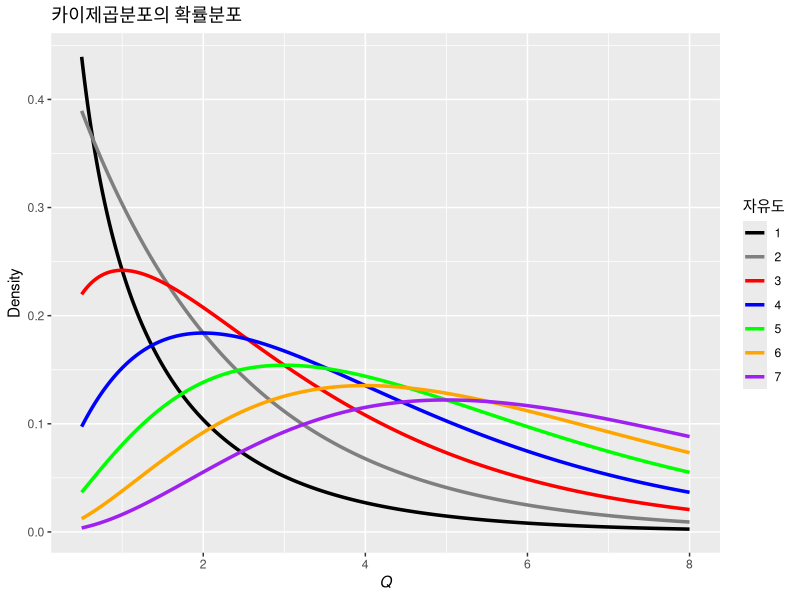
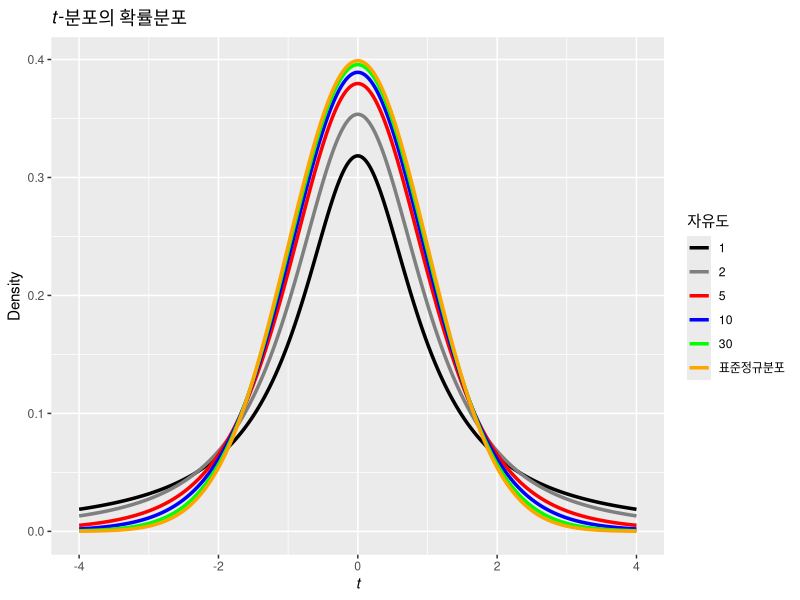
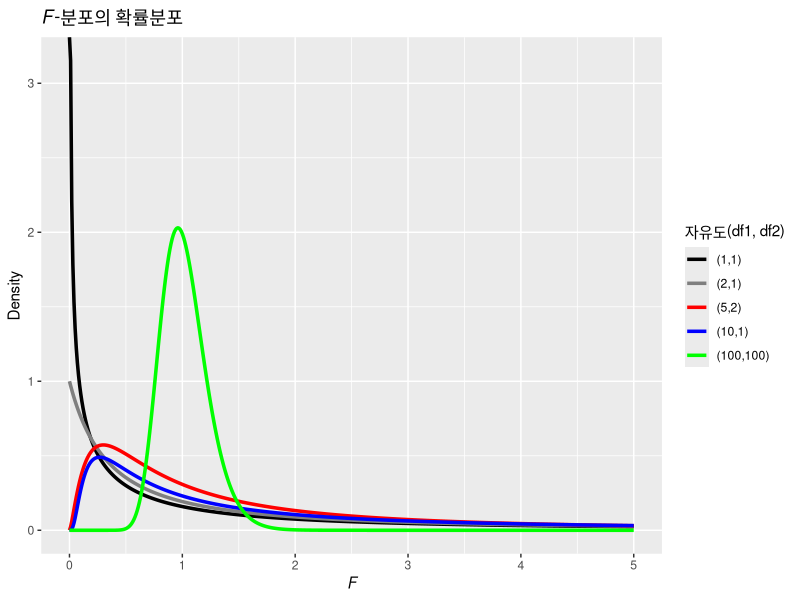

R code for these plots, in order:
## ---- chunk 1
library(ggplot2);library(gridExtra);library(reshape2)


z=seq(0.5, 8,0.01)
chdata=data.frame(z, df1=dchisq(z,df=1),df2=dchisq(z,df=2),df3=dchisq(z,df=3),df4=dchisq(z,df=4),df5=dchisq(z,df=5),df6=dchisq(z,df=6),df7=dchisq(z,df=7))
chmelt=melt(chdata,id="z",variable.name="DF")

sstr=strsplit(as.character(chmelt$DF),"df")
chmelt$DF=as.numeric(sapply(1:nrow(chmelt),function(x){sstr[[x]][2]}))


g1=ggplot(chmelt,aes(z,value,colour=factor(DF)))+geom_line(size=1.2)+xlab(expression(italic(Q)))+ylab("Density")+ggtitle("카이제곱분포의 확률분포")
g1+labs(colour = "자유도")+scale_color_manual(values=c("black","grey50","red","blue","green","orange","purple"))
## ---- chunk 2
z=seq(-4, 4,0.01)
chdata=data.frame(z, df1=dt(z,df=1),df2=dt(z,df=2),df5=dt(z,df=5),df10=dt(z,df=10),df30=dt(z,df=30),df100=dnorm(z))
chmelt=melt(chdata,id="z",variable.name="DF")

sstr=strsplit(as.character(chmelt$DF),"df")
chmelt$DF=as.numeric(sapply(1:nrow(chmelt),function(x){sstr[[x]][2]}))

legend_label=c("1","2","5","10","30","표준정규분포")
g1=ggplot(chmelt,aes(z,value,colour=factor(DF,labels=legend_label)))+geom_line(size=1.2)+xlab(expression(italic(t)))+ylab("Density")+ggtitle(expression(paste(italic(t),"-분포의 확률분포",sep="")))
g1+labs(colour = "자유도")+scale_color_manual(values=c("black","grey50","red","blue","green","orange"))
## ---- chunk 3
z=seq(0, 5,0.01)
chdata=data.frame(z, df1_1=df(z,df1=1,df2=1),df2_1=df(z,df1=2,df2=1),df5_2=df(z,df1=5,df2=2),df10_1=df(z,df1=10,df2=1),df100_100=df(z,df1=100,df2=100))
chmelt=melt(chdata,id="z",variable.name="DF")

sstr=strsplit(as.character(chmelt$DF),"df")
sstr2=sapply(1:nrow(chmelt),function(x){sstr[[x]][2]})
chmelt$DF=factor(sstr2,levels=c("1_1","2_1","5_2","10_1","100_100"))

legend_label=c("(1,1)","(2,1)","(5,2)","(10,1)","(100,100)")
g1=ggplot(chmelt,aes(z,value,colour=factor(DF,labels=legend_label)))+geom_line(size=1.2)+xlab(expression(italic(F)))+ylab("Density")+ggtitle(expression(paste(italic(F),"-분포의 확률분포",sep="")))
#g1+labs(colour = "자유도(df1, df2)")+theme(legend.text=element_text(c("1","2","3","4","5")))+scale_color_manual(values=c("black","grey50","red","blue","green"))
g1+labs(colour = "자유도(df1, df2)")+scale_color_manual(values=c("black","grey50","red","blue","green"))
